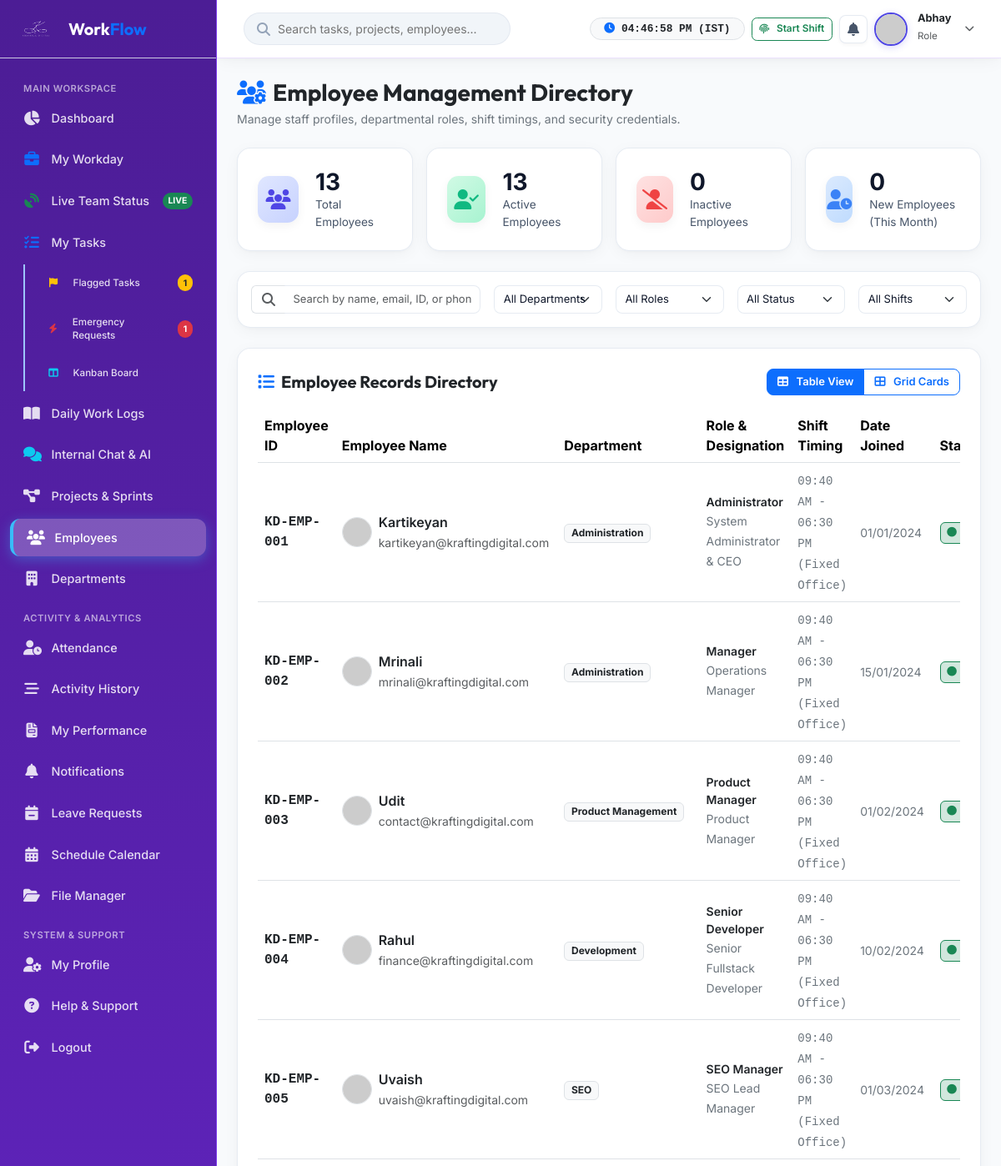
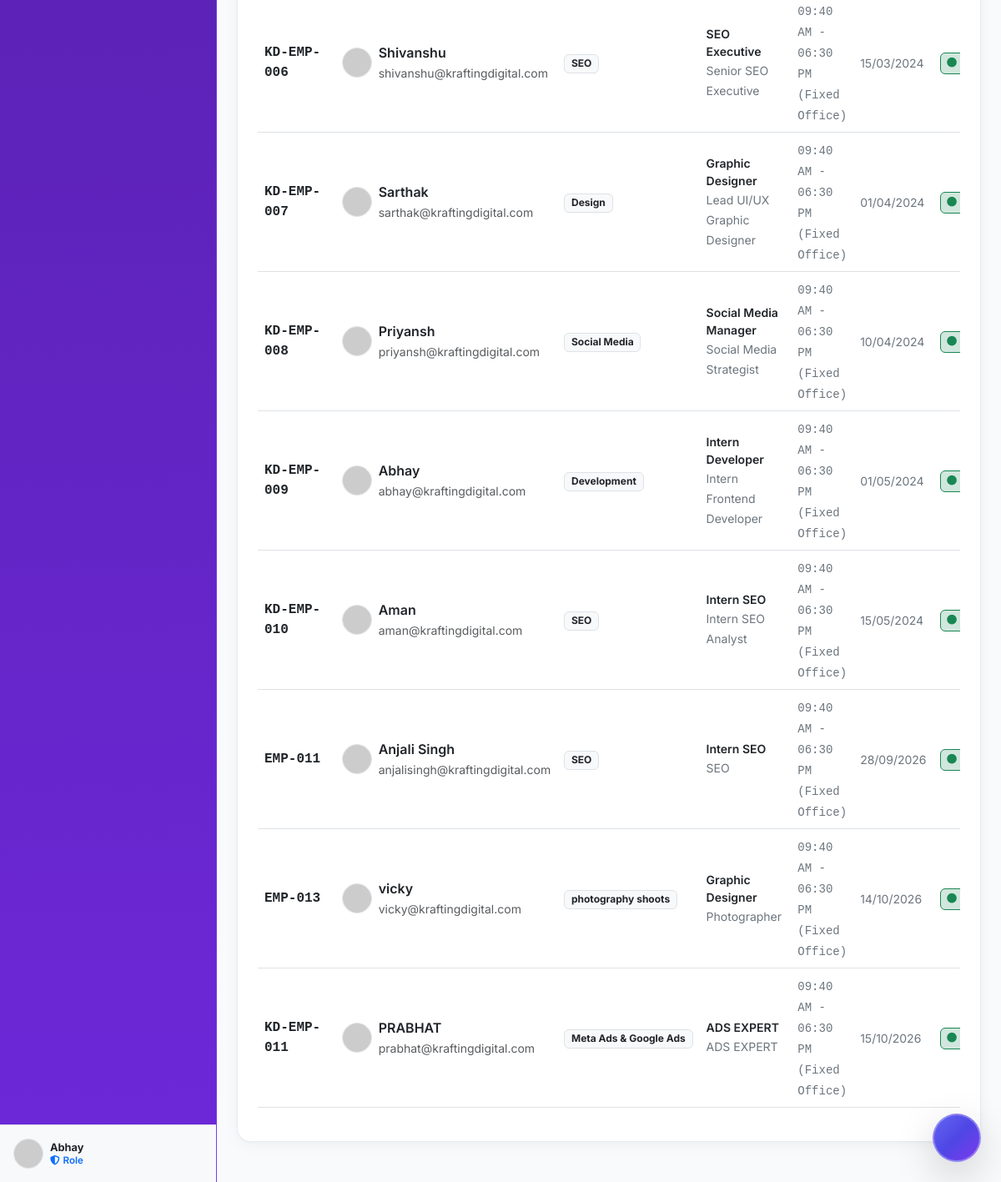
Page /employees.php (signed in) on the committed database (2 pictures, top to bottom).
### tables this page shows
CREATE TABLE `users` (
  `id` int(11) NOT NULL,
  `role_id` int(11) DEFAULT NULL,
  `department_id` int(11) DEFAULT NULL,
  `employee_code` varchar(50) DEFAULT NULL,
  `name` varchar(100) NOT NULL,
  `email` varchar(150) NOT NULL,
  `username` varchar(100) DEFAULT NULL,
  `password` varchar(255) DEFAULT NULL,
  `password_hash` varchar(255) NOT NULL,
  `phone` varchar(50) DEFAULT NULL,
  `avatar` varchar(255) DEFAULT 'default_avatar.png',
  `designation` varchar(150) DEFAULT NULL,
  `shift_timing` varchar(100) DEFAULT '09:40 AM - 06:30 PM (Fixed Office)',
  `role` varchar(20) NOT NULL DEFAULT 'STAFF',
  `status` varchar(20) NOT NULL DEFAULT 'active',
  `remember_token` varchar(100) DEFAULT NULL,
  `last_login` datetime DEFAULT NULL,
  `created_at` datetime NOT NULL DEFAULT current_timestamp(),
  `updated_at` datetime NOT NULL DEFAULT current_timestamp() ON UPDATE current_timestamp()
);

CREATE TABLE `departments` (
  `id` int(11) NOT NULL,
  `name` varchar(100) NOT NULL,
  `code` varchar(20) NOT NULL,
  `description` text DEFAULT NULL,
  `created_at` datetime DEFAULT current_timestamp()
);

CREATE TABLE `roles` (
  `id` int(11) NOT NULL,
  `name` varchar(50) NOT NULL,
  `display_name` varchar(100) NOT NULL,
  `description` varchar(255) DEFAULT NULL,
  `created_at` datetime DEFAULT current_timestamp()
);

CREATE TABLE `employee_profiles` (
  `id` int(11) NOT NULL,
  `user_id` int(11) NOT NULL,
  `joining_date` date NOT NULL,
  `skills` text DEFAULT NULL,
  `experience` varchar(100) DEFAULT NULL,
  `address` text DEFAULT NULL,
  `emergency_contact` varchar(100) DEFAULT NULL,
  `bio` text DEFAULT NULL,
  `documents_json` text DEFAULT NULL,
  `created_at` datetime DEFAULT current_timestamp()
);

### php_app/views/employees.php (the view, shortened to what the rows shown need)
<?php
require_once __DIR__ . '/includes/header.php';
require_once __DIR__ . '/includes/sidebar.php';
$initialEmployees = $db->query("
    SELECT u.*, r.name as role_name, r.display_name as role_title, d.name as department_name, d.code as department_code,
           ep.joining_date, ep.address, ep.emergency_contact, ep.experience, ep.skills
    FROM users u
    JOIN roles r ON u.role_id = r.id
    JOIN departments d ON u.department_id = d.id
    LEFT JOIN employee_profiles ep ON u.id = ep.user_id
    ORDER BY u.id ASC
")->fetchAll();
$totalCnt = count($initialEmployees);
$activeCnt = 0;
$inactiveCnt = 0;
$newCnt = 0;
foreach ($initialEmployees as &$e) {
    if ($e['status'] === 'active') {
        $activeCnt++;
    } else {
        $inactiveCnt++;
    }
}
?>
<div class="main-wrapper">
    <?php require_once __DIR__ . '/includes/navbar.php'; ?>
    <div class="p-4">
        <div class="d-flex justify-content-between align-items-center mb-4 flex-wrap gap-3">
            <div>
                <h3 class="fw-bold text-dark mb-1"><i class="fas fa-users-gear text-primary me-2"></i>Employee Management Directory</h3>
                <p class="text-secondary small mb-0">Manage staff profiles, departmental roles, shift timings, and security credentials.</p>
            </div>
        </div>
        <div class="row g-3 mb-4">
            <div class="col-xl-3 col-sm-6">
                <div class="glass-card stat-card">
                    <div class="stat-icon primary"><i class="fas fa-users"></i></div>
                    <div class="stat-info">
                        <div class="stat-value" id="cntTotalEmp"><?= $totalCnt ?></div>
                        <div class="stat-label">Total Employees</div>
                    </div>
                </div>
            </div>
            <div class="col-xl-3 col-sm-6">
                <div class="glass-card stat-card">
                    <div class="stat-icon success"><i class="fas fa-user-check"></i></div>
                    <div class="stat-info">
                        <div class="stat-value" id="cntActiveEmp"><?= $activeCnt ?></div>
                        <div class="stat-label">Active Employees</div>
                    </div>
                </div>
            </div>
            <div class="col-xl-3 col-sm-6">
                <div class="glass-card stat-card">
                    <div class="stat-icon danger"><i class="fas fa-user-slash"></i></div>
                    <div class="stat-info">
                        <div class="stat-value" id="cntInactiveEmp"><?= $inactiveCnt ?></div>
                        <div class="stat-label">Inactive Employees</div>
                    </div>
                </div>
            </div>
            <div class="col-xl-3 col-sm-6">
                <div class="glass-card stat-card">
                    <div class="stat-icon info"><i class="fas fa-user-clock"></i></div>
                    <div class="stat-info">
                        <div class="stat-value" id="cntNewEmp"><?= $newCnt ?></div>
                        <div class="stat-label">New Employees (This Month)</div>
                    </div>
                </div>
            </div>
        </div>
        <div class="glass-card mb-4 p-3">
            <div class="row g-3 align-items-center">
                <div class="col-lg-4 col-md-6">
                    <div class="input-group">
                        <span class="input-group-text bg-white border-end-0 text-muted"><i class="fas fa-search"></i></span>
                        <input type="text" id="empSearchInput" class="form-control border-start-0" placeholder="Search by name, email, ID, or phone...">
                    </div>
                </div>
                <div class="col-lg-2 col-md-3">
                    <select id="filterDept" class="form-select">
                        <option value="0">All Departments</option>
                    </select>
                </div>
                <div class="col-lg-2 col-md-3">
                    <select id="filterRole" class="form-select">
                        <option value="0">All Roles</option>
                    </select>
                </div>
                <div class="col-lg-2 col-md-3">
                    <select id="filterStatus" class="form-select">
                        <option value="">All Status</option>
                    </select>
                </div>
                <div class="col-lg-2 col-md-3">
                    <select id="filterShift" class="form-select">
                        <option value="">All Shifts</option>
                    </select>
                </div>
            </div>
        </div>
        <div class="glass-card mb-4">
            <div class="d-flex justify-content-between align-items-center mb-3">
                <h5 class="fw-bold text-dark mb-0"><i class="fas fa-list me-2 text-primary"></i>Employee Records Directory</h5>
                <div class="btn-group btn-group-sm" role="group">
                    <button type="button" class="btn btn-outline-primary active" id="btnViewTable" onclick="toggleViewMode('table')"><i class="fas fa-table me-1"></i>Table View</button>
                    <button type="button" class="btn btn-outline-primary" id="btnViewGrid" onclick="toggleViewMode('grid')"><i class="fas fa-th-large me-1"></i>Grid Cards</button>
                </div>
            </div>
            <div id="tableViewContainer" class="table-responsive d-none d-md-block">
                <table class="table align-middle table-hover">
                    <thead>
                        <tr>
                            <th>Employee ID</th>
                            <th>Employee Name</th>
                            <th>Department</th>
                            <th>Role & Designation</th>
                            <th>Shift Timing</th>
                            <th>Date Joined</th>
                            <th>Status</th>
                        </tr>
                    </thead>
                    <tbody id="empTbody">
                        <?php foreach ($initialEmployees as $emp): ?>
                            <tr>
                                <td class="font-monospace fw-bold text-dark"><?= sanitize($emp['employee_code']) ?></td>
                                <td>
                                    <div class="d-flex align-items-center gap-2">
                                        <img src="<?= $emp['avatar_url'] ?>" class="rounded-circle border" width="36" height="36" style="object-fit:cover;" alt="Avatar">
                                        <div>
                                            <div class="fw-semibold text-dark mb-0"><?= sanitize($emp['name']) ?></div>
                                            <small class="text-muted"><?= sanitize($emp['email']) ?></small>
                                        </div>
                                    </div>
                                </td>
                                <td><span class="badge bg-light text-dark border"><?= sanitize($emp['department_name']) ?></span></td>
                                <td>
                                    <div class="fw-semibold text-dark small"><?= sanitize($emp['role_title']) ?></div>
                                    <small class="text-secondary"><?= sanitize($emp['designation']) ?></small>
                                </td>
                                <td><small class="font-monospace text-secondary"><?= sanitize($emp['shift_timing']) ?></small></td>
                                <td><small class="text-secondary"><?= formatISTDate($emp['joining_date'] ?? '2024-01-01') ?></small></td>
                                <td>
                                    <?php if ($emp['status'] === 'active'): ?>
                                        <span class="badge bg-success-subtle text-success border border-success"><i class="fas fa-circle me-1 fs-8"></i>Active</span>
                                    <?php else: ?>
                                        <span class="badge bg-danger-subtle text-danger border border-danger"><i class="fas fa-circle me-1 fs-8"></i>Inactive</span>
                                    <?php endif; ?>
                                </td>
                            </tr>
                        <?php endforeach; ?>
                    </tbody>
                </table>
            </div>
        </div>
    </div>
</div>
<?php require_once __DIR__ . '/includes/footer.php'; ?>

### php_app/views/includes/navbar.php (shortened to what the rows shown need)
<?php
$user = getCurrentUser();
$requestedView = $_GET['view_as'] ?? '';
$userCategory = getUserRoleCategory($user);
if ($requestedView === 'employee' || $userCategory === 'employee') {
    $navRoleView = 'employee';
} elseif (hasRole('admin') && in_array($requestedView, ['admin', 'manager', 'product_manager'])) {
    $navRoleView = $requestedView;
} else {
    $navRoleView = $userCategory;
}
?>
<header class="top-navbar top-navbar-<?= $navRoleView ?>">
    <div class="d-flex align-items-center gap-2 flex-grow-1 overflow-hidden me-2">
        <div class="search-bar-wrap d-none d-md-block">
            <i class="fas fa-search"></i>
            <input type="text" id="globalSearchInput" placeholder="Search tasks, projects, employees..." autocomplete="off">
        </div>
    </div>
    <div class="nav-actions d-flex align-items-center gap-2 flex-shrink-0">
        <div class="d-none d-md-flex align-items-center gap-2 text-secondary bg-light px-3 py-1 rounded-pill fs-7 border">
            <i class="fas fa-clock text-primary"></i>
            <span id="navLiveClock" class="font-monospace fw-semibold text-dark">00:00:00</span>
        </div>
        <?php $navIpAuth = isClientIpAuthorized(); ?>
        <button class="btn btn-sm btn-outline-success rounded-pill px-2.5 px-sm-3 shift-toggle-btn fs-8 fw-semibold align-items-center wifi-restricted-btn <?= $navIpAuth ? 'd-inline-flex' : 'd-none' ?>"
                style="<?= $navIpAuth ? '' : 'display:none !important;' ?>"
                onclick="handleClockInOut('clock_in')" title="Shift Control">
            <i class="fas fa-fingerprint me-1"></i><span class="d-none d-sm-inline">Start Shift</span><span class="d-inline d-sm-none">Shift</span>
        </button>
        <div class="dropdown">
            <div class="nav-icon-btn" id="notificationsDropdown" data-bs-toggle="dropdown" aria-expanded="false">
                <i class="fas fa-bell"></i>
            </div>
        </div>
        <div class="dropdown">
            <div class="user-profile-menu" data-bs-toggle="dropdown" aria-expanded="false">
                <img src="https://ui-avatars.com/api/?name=<?= urlencode($user['name'] ?? 'User') ?>&background=4f46e5&color=fff" alt="User Avatar" class="user-avatar">
                <div class="d-none d-md-block text-start">
                    <div class="fw-bold text-dark fs-7 line-height-1"><?= sanitize($user['name'] ?? 'Guest') ?></div>
                    <small class="text-muted fs-8"><?= sanitize($user['role_title'] ?? 'Role') ?></small>
                </div>
                <i class="fas fa-chevron-down text-muted fs-8 ms-1 d-none d-md-inline"></i>
            </div>
        </div>
    </div>
</header>

### rows in the picture
users: name "Abhay", employee_code "KD-EMP-009", email "abhay@kraftingdigital.com", department.name "Development", role.display_name "Intern Developer", designation "Intern Frontend Developer", shift_timing "09:40 AM - 06:30 PM (Fixed Office)", employee_profiles.joining_date "01/05/2024", status "active" (drawn)
users: employee_code "KD-EMP-001", name "Kartikeyan", email "kartikeyan@kraftingdigital.com", department.name "Administration", role.display_name "Administrator", designation "System Administrator & CEO", shift_timing "09:40 AM - 06:30 PM (Fixed Office)", employee_profiles.joining_date "01/01/2024", status "active" (drawn)
users: employee_code "KD-EMP-002", name "Mrinali", email "mrinali@kraftingdigital.com", department.name "Administration", role.display_name "Manager", designation "Operations Manager", shift_timing "09:40 AM - 06:30 PM (Fixed Office)", employee_profiles.joining_date "15/01/2024", status "active" (drawn)
users: employee_code "KD-EMP-003", name "Udit", email "contact@kraftingdigital.com", department.name "Product Management", role.display_name "Product Manager", designation "Product Manager", shift_timing "09:40 AM - 06:30 PM (Fixed Office)", employee_profiles.joining_date "01/02/2024", status "active" (drawn)
users: employee_code "KD-EMP-004", name "Rahul", email "finance@kraftingdigital.com", department.name "Development", role.display_name "Senior Developer", designation "Senior Fullstack Developer", shift_timing "09:40 AM - 06:30 PM (Fixed Office)", employee_profiles.joining_date "10/02/2024", status "active" (drawn)
users: employee_code "KD-EMP-005", name "Uvaish", email "uvaish@kraftingdigital.com", department.name "SEO", role.display_name "SEO Manager", designation "SEO Lead Manager", shift_timing "09:40 AM - 06:30 PM (Fixed Office)", employee_profiles.joining_date "01/03/2024", status "active" (drawn)
users: employee_code "KD-EMP-006", name "Shivanshu", email "shivanshu@kraftingdigital.com", department.name "SEO", role.display_name "SEO Executive", designation "Senior SEO Executive", shift_timing "09:40 AM - 06:30 PM (Fixed Office)", employee_profiles.joining_date "15/03/2024", status "active" (drawn)
users: employee_code "KD-EMP-007", name "Sarthak", email "sarthak@kraftingdigital.com", department.name "Design", role.display_name "Graphic Designer", designation "Lead UI/UX Graphic Designer", shift_timing "09:40 AM - 06:30 PM (Fixed Office)", employee_profiles.joining_date "01/04/2024", status "active" (drawn)
users: employee_code "KD-EMP-008", name "Priyansh", email "priyansh@kraftingdigital.com", department.name "Social Media", role.display_name "Social Media Manager", designation "Social Media Strategist", shift_timing "09:40 AM - 06:30 PM (Fixed Office)", employee_profiles.joining_date "10/04/2024", status "active" (drawn)
users: employee_code "KD-EMP-010", name "Aman", email "aman@kraftingdigital.com", department.name "SEO", role.display_name "Intern SEO", designation "Intern SEO Analyst", shift_timing "09:40 AM - 06:30 PM (Fixed Office)", employee_profiles.joining_date "15/05/2024", status "active" (drawn)
users: employee_code "EMP-011", name "Anjali Singh", email "anjalisingh@kraftingdigital.com", department.name "SEO", role.display_name "Intern SEO", designation "SEO", shift_timing "09:40 AM - 06:30 PM (Fixed Office)", employee_profiles.joining_date "28/09/2026", status "active" (drawn)
users: employee_code "EMP-013", name "vicky", email "vicky@kraftingdigital.com", department.name "photography shoots", role.display_name "Graphic Designer", designation "Photographer", shift_timing "09:40 AM - 06:30 PM (Fixed Office)", employee_profiles.joining_date "14/10/2026", status "active" (drawn)
users: employee_code "KD-EMP-011", name "PRABHAT", email "prabhat@kraftingdigital.com", department.name "Meta Ads & Google Ads", role.display_name "ADS EXPERT", designation "ADS EXPERT", shift_timing "09:40 AM - 06:30 PM (Fixed Office)", employee_profiles.joining_date "15/10/2026", status "active" (drawn)

### other values in the picture
$sidebarOpenFlagsCount "1"
$sidebarPendingEmergencyCount "1"
$user['name'] "Abhay"
$user['role_title'] "Role"
$totalCnt "13"
$activeCnt "13"
$inactiveCnt "0"
$newCnt "0"
